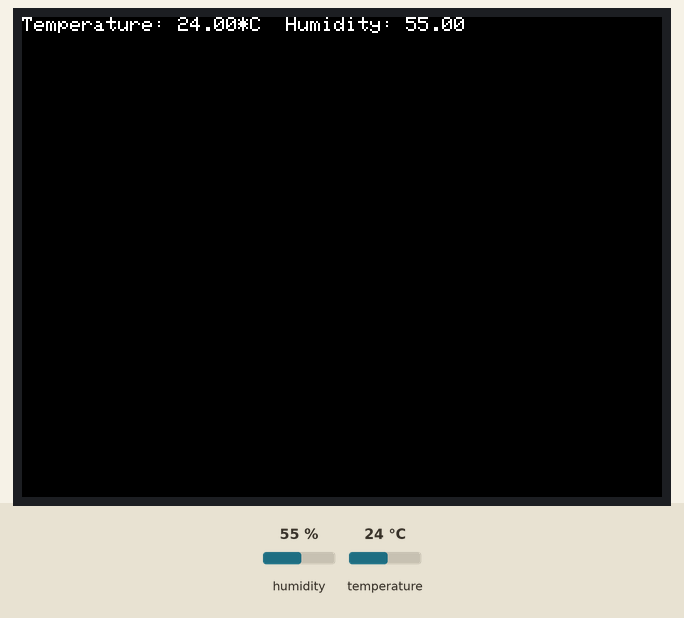
This sketch was run on a simulated ESP32. On the bench: 320×240 colour display. The test bench sets the inputs (shaded band); at power-on: humidity 55 %, temperature 24 °C. WiFi joins after 1.5 s; servers stay silent unless stated; uploads are accepted with an empty reply; what the sketch prints to the serial monitor is not drawn.

Above: at 2.8 s.
2.9 s: humidity set to 22 %
At 8.1 s:
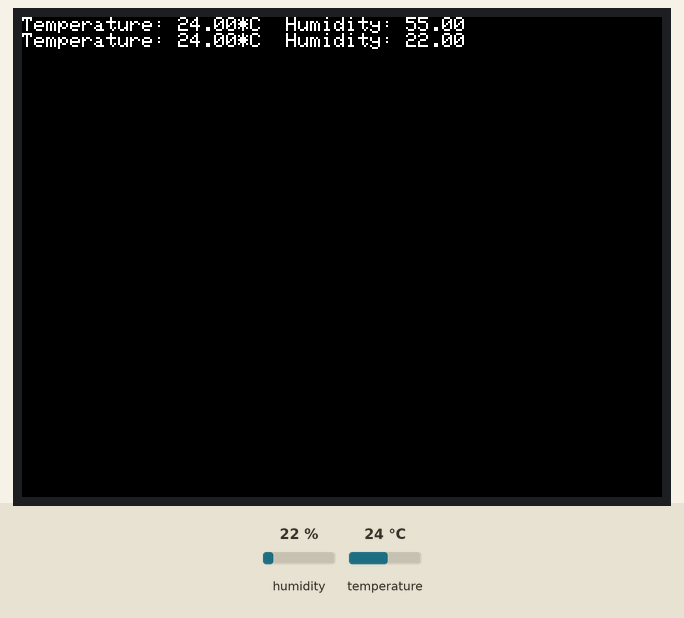
8.6 s: temperature set to 12 °C
At 13.1 s:
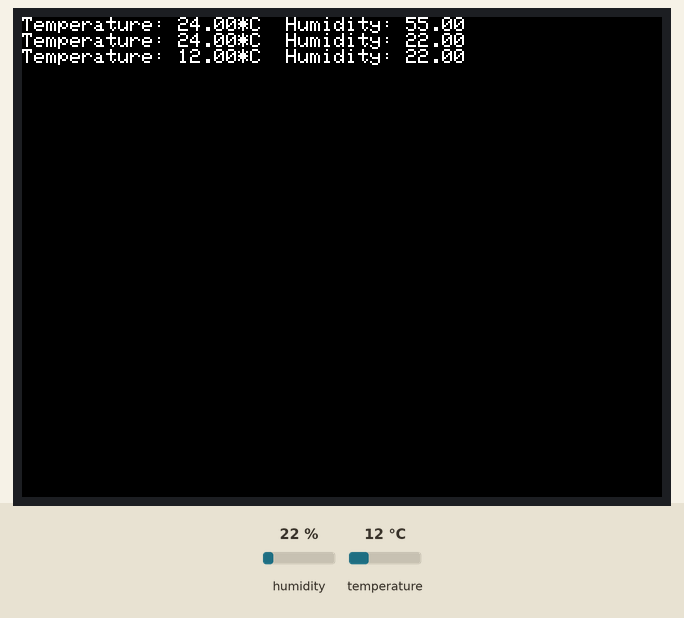
14.0 s: humidity set to 40 %
At 19.1 s:
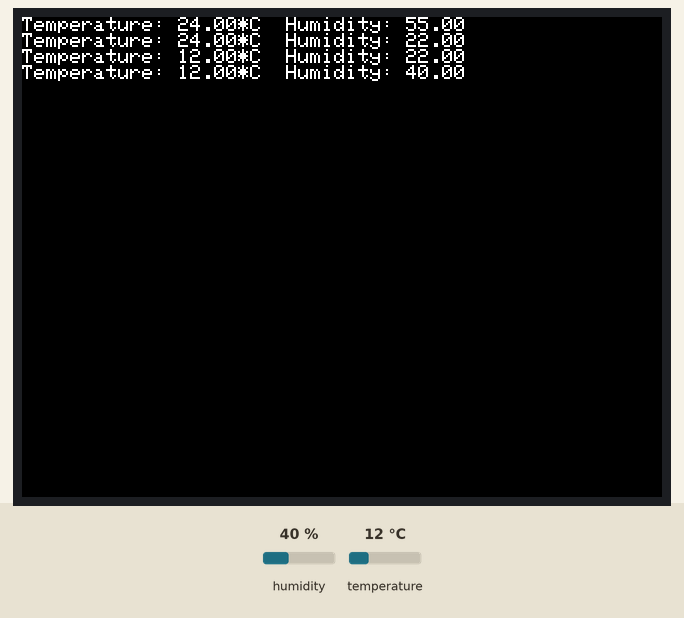
19.4 s: temperature set to 19 °C
At 24.3 s:
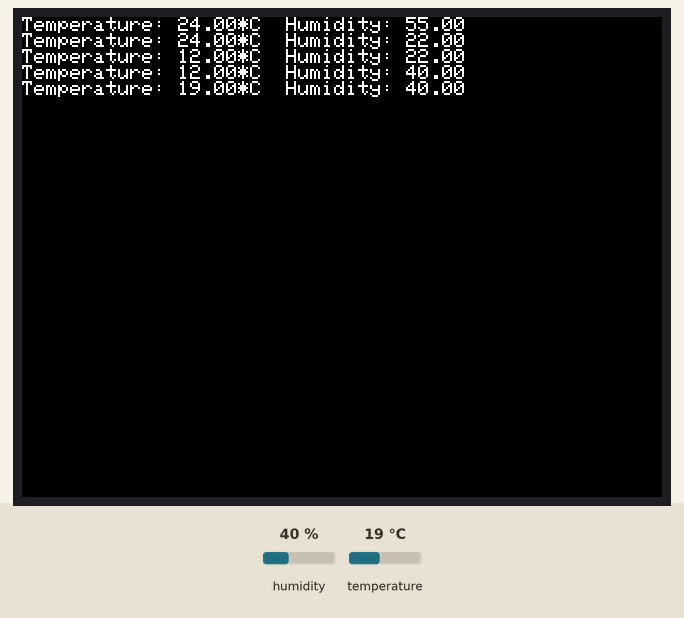
Timing chart, 0 to 25.8 s (numbered marks = the images above; inputs shaded):
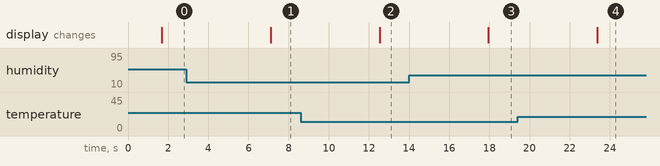

Measured:
- after the input at 2.9 s, the display: changes after 4.2 s (image 1)
- after the input at 8.6 s, the display: changes after 3.9 s (image 2)
- after the input at 14.0 s, the display: changes after 4.0 s (image 3)
- after the input at 19.4 s, the display: changes after 4.0 s (image 4)

The sketch:

AskSensors.ino
```cpp
#include <M5Stack.h>
#include "DHT12.h"
#include <Wire.h>     //The DHT12 uses I2C comunication.

#include <WiFi.h>
#include <WiFiMulti.h>
#include <HTTPClient.h>

WiFiMulti WiFiMulti;
HTTPClient ask;

DHT12 dht12;          //Preset scale CELSIUS and ID 0x5c.
/*
For configuration library:
DHT12 dht12("Scale temperature","ID device for I2C");
On "Scale temperature" you can select the preset scale:
CELSIUS, FAHRENHEIT or KELVIN.
And on "ID device", you can put ID sensor, on DHT12
normally is 0x5c.
Examples:
  DHT12 dht12;
The preset scale is CELSIUS and ID is 0x5c.
  DHT12 dht12(KELVIN);
the preset scale is KELVIN and ID is 0x5c.
  DHT12 dht12(FAHRENHEIT,0x53);
The preset scale is FAHRENHEIT and ID is 0x53.
*/

// TODO: user config
const char* ssid     = "......."; //Wifi SSID
const char* password = "......."; //Wifi Password
String apiKeyIn = "........."; // API Key

const char* host = "asksensors.com";  // host
const int httpPort = 80;      // port

float temp, humid;

void setup() {
  M5.begin();
  Wire.begin();

  Serial.println("*****************************************************");
  Serial.println("********** Program Start : Connect ESP32 to AskSensors.");
  Serial.println("Wait for WiFi... ");

  // connecting to the WiFi network
  WiFiMulti.addAP(ssid, password);
  while (WiFiMulti.run() != WL_CONNECTED) {
    Serial.print(".");
    delay(500);
  }
  // connected
  Serial.println("WiFi connected");
  Serial.println("IP address: ");
  Serial.println(WiFi.localIP());
}

void loop() {
  // Use WiFiClient class to create TCP connections
  WiFiClient client;

  //Read temperature with preset scale.
  temp = dht12.readTemperature();
  humid = dht12.readHumidity();
  Serial.print("\r\nTemperature: ");
  M5.Lcd.print("Temperature: ");
  Serial.print(temp);
  M5.Lcd.print(temp);

  //Read humidity.
  Serial.print("*C  Humidity: ");
  M5.Lcd.print("*C  Humidity: ");
  Serial.print(humid);
  M5.Lcd.println(humid);
  Serial.println("%RH");

  if (!client.connect(host, httpPort)) {
    Serial.println("connection failed");
    return;
  }else {

    // Create a URL for the request
  String url = "https://asksensors.com/api.asksensors/write/";
  url += apiKeyIn;
  url += "?module1=";
  url += temp;
  url += "&module2=";
  url += humid;

  Serial.print("Requesting URL: ");
  Serial.println(url);

   // ask.begin("https://asksensors.com/api.asksensors/write/ONKMHCC38YT74K5NGT8JC1GF8B1O9QKT?module1=100"); //Specify the URL
   ask.begin(url); //Specify the URL

    //Check for the returning code
    int httpCode = ask.GET();

    if (httpCode > 0) {

        String payload = ask.getString();
        Serial.println(httpCode);
        Serial.println(payload);
      } else {
      Serial.println("Error on HTTP request");
    }

    ask.end(); //End
  }

  client.stop();  // stop client

  delay(5000);
}
```
